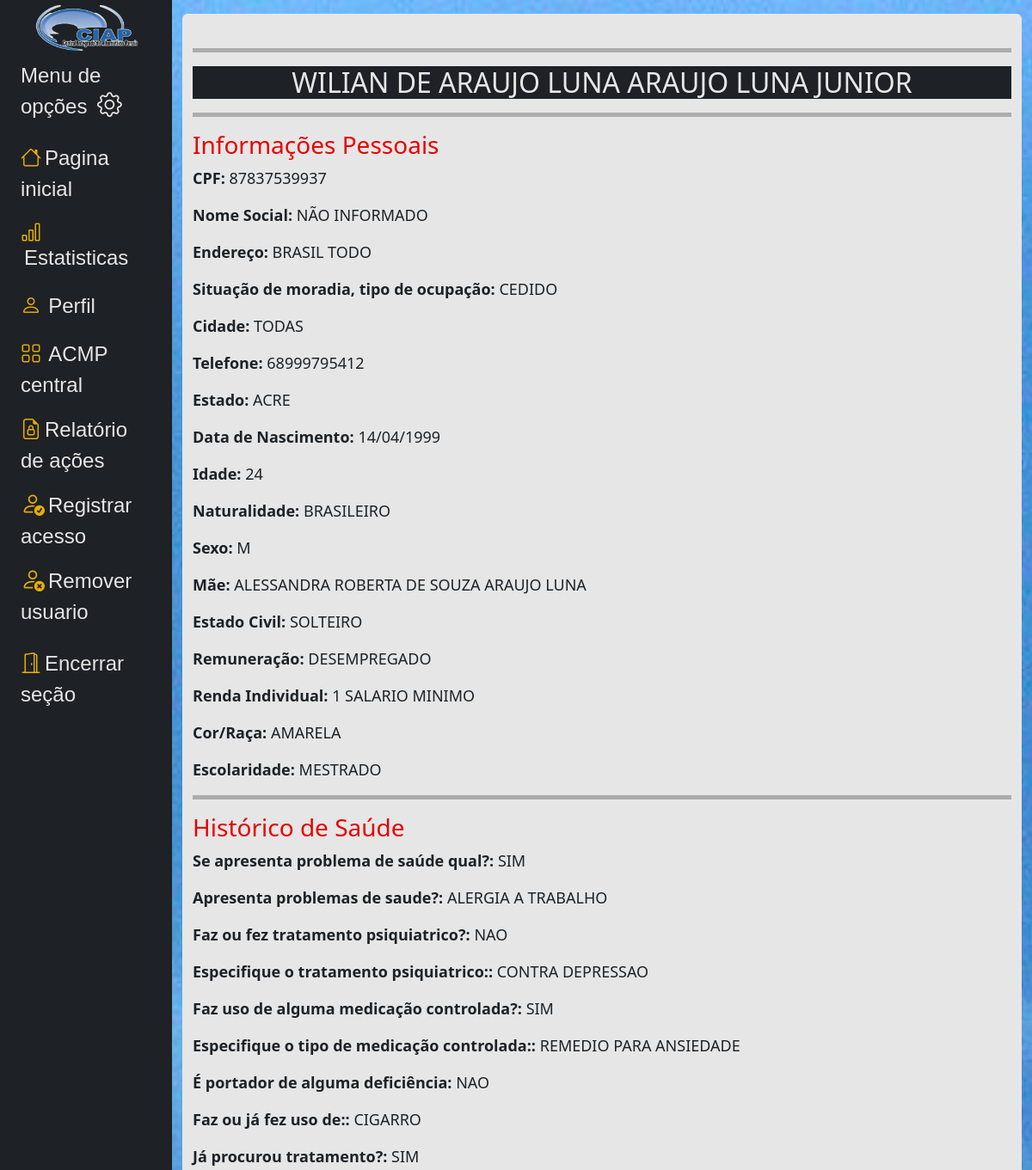
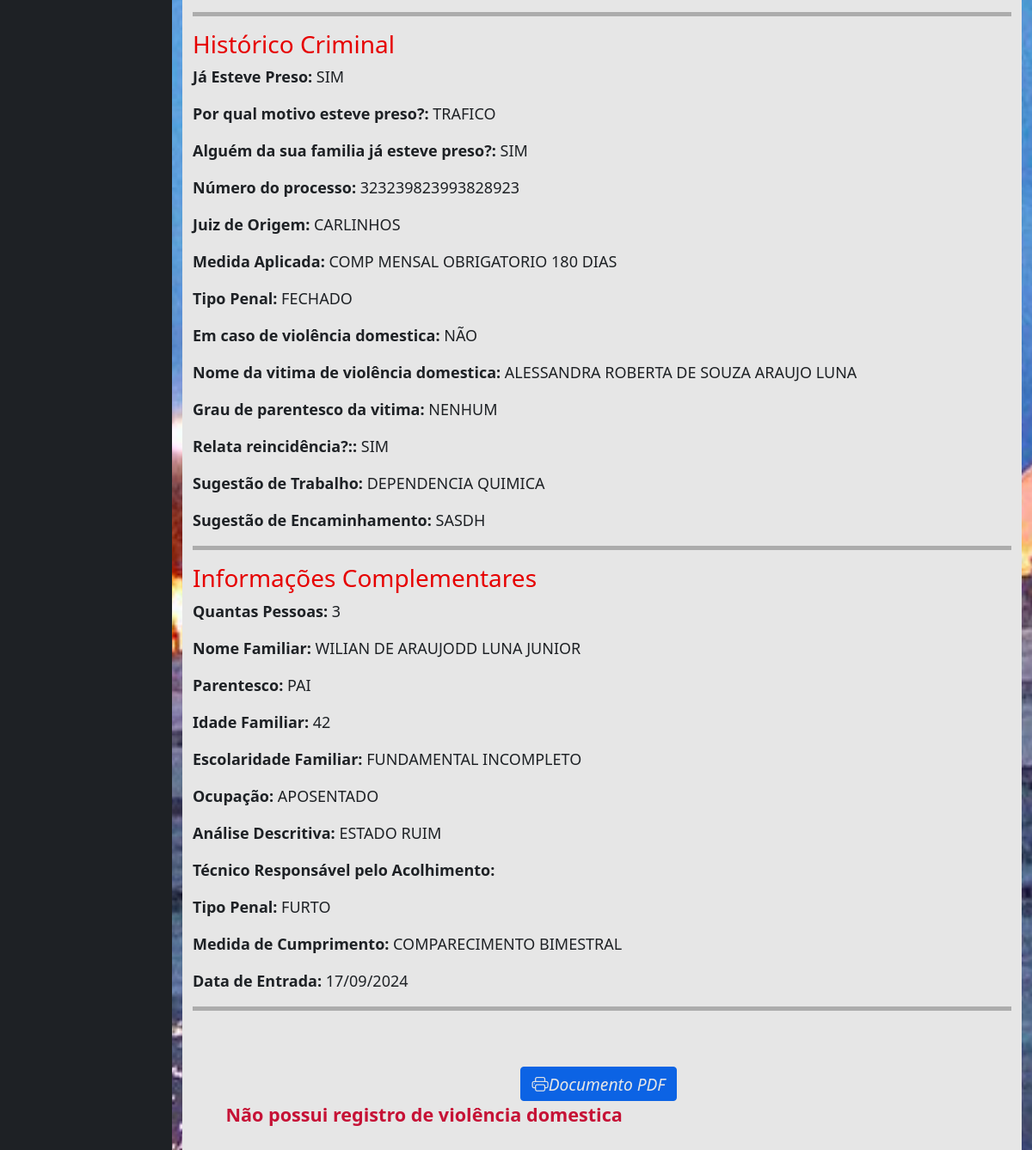
/base/buscar_nome/more_info/87837539937/, run on an earlier commit of the app's database (2 pictures, top to bottom).
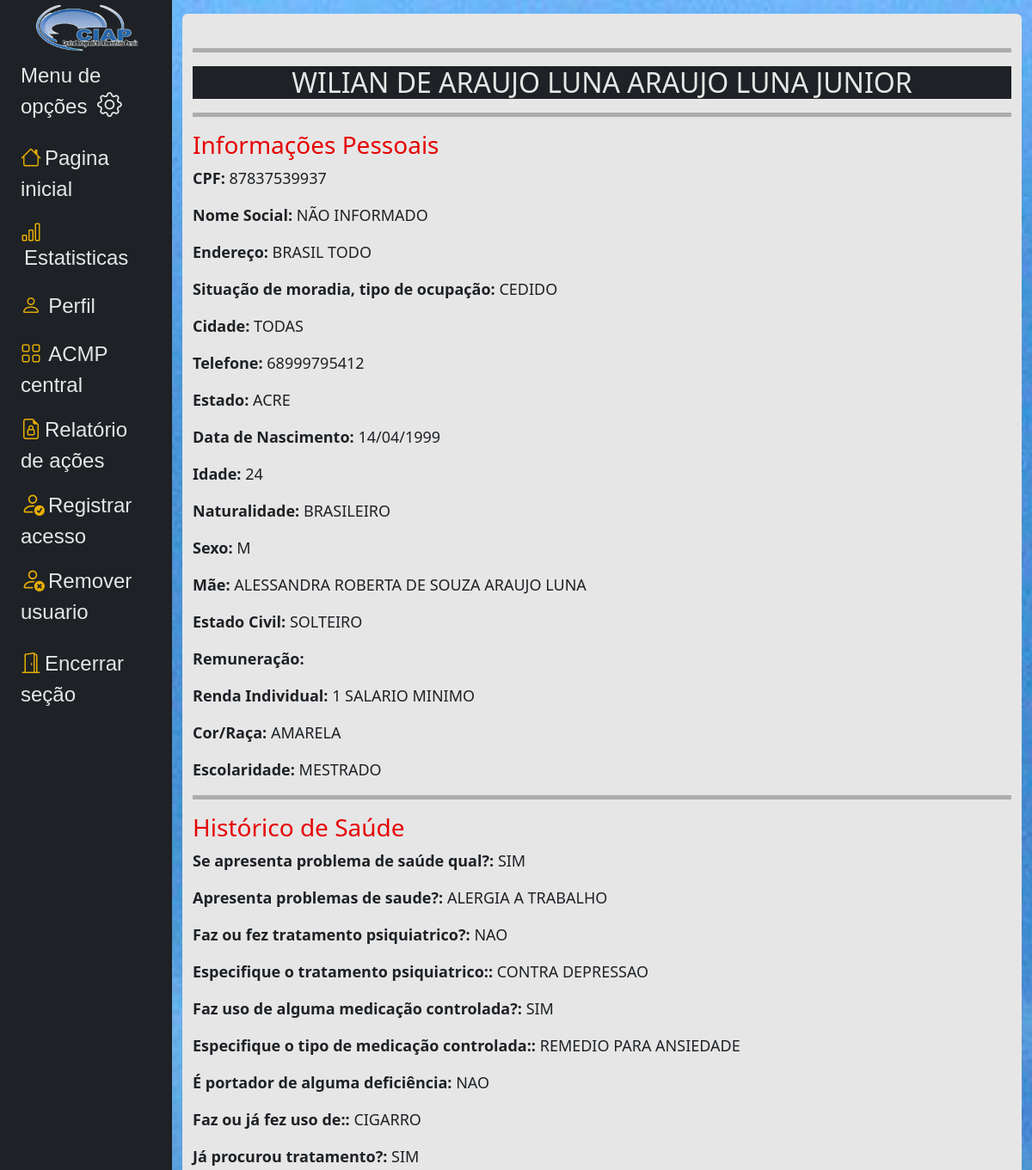
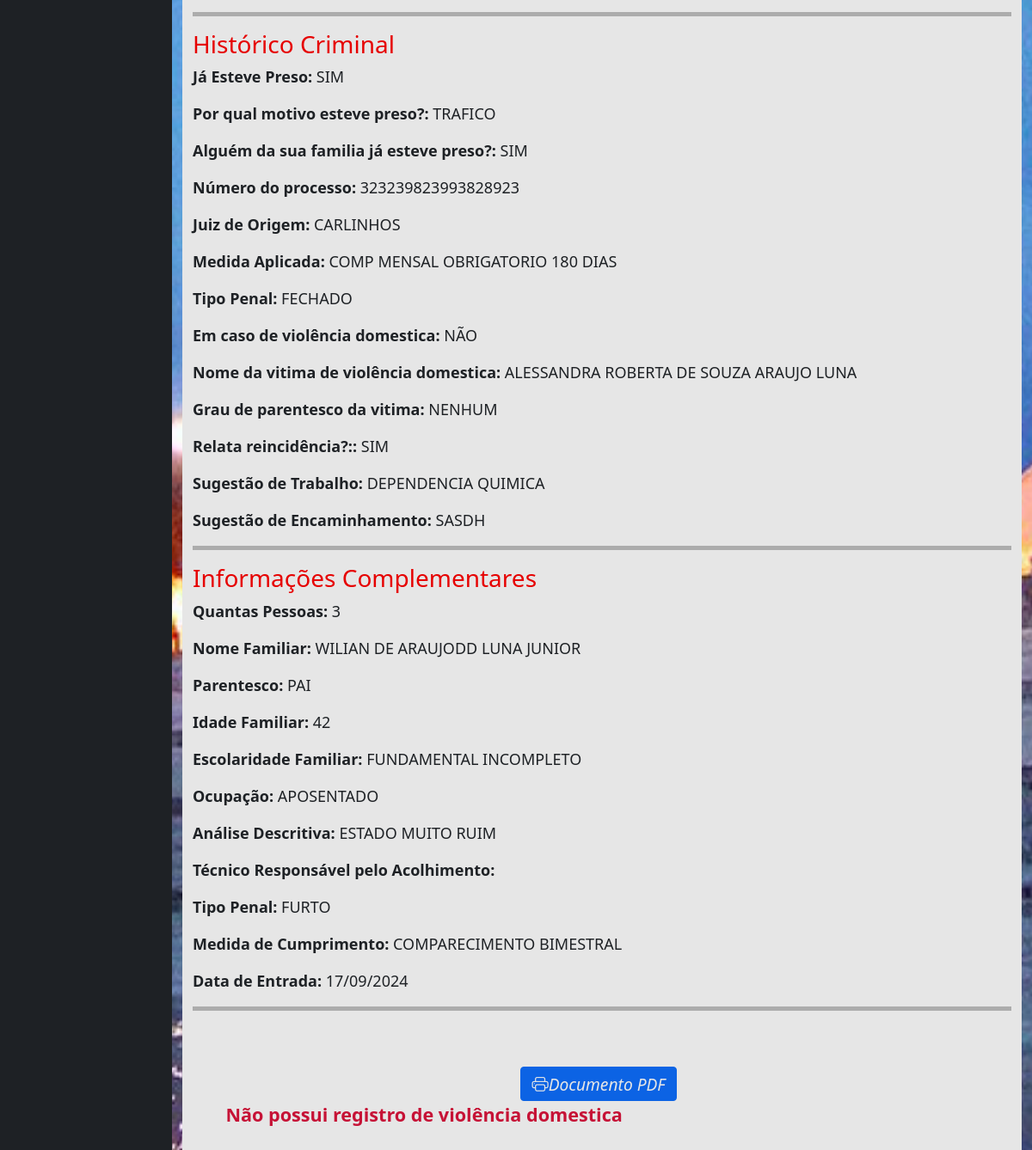
And on a later commit of the database (2 pictures, top to bottom).
### core/models.py (models this page shows, shortened)
class Cidadao(models.Model):
    unidade = models.CharField(
                        choices=c_unidade,
                        max_length=15,
                        null=False,
                        blank=False,
                        default='Não informado',
                        )
    cpf = models.CharField(max_length=11, primary_key=True, verbose_name='Cpf:', unique=True)
    nome = models.CharField(max_length=80, verbose_name='Nome completo:')
    nome_social = models.CharField(max_length=80, blank=True, null=True, verbose_name='Nome social:', default='Não definido')
    endereco = models.CharField(max_length=80, verbose_name='Endereço:')
    moradia_situacao = models.CharField(
                        max_length=15,
                        choices=c_moradia_situacao,
                        verbose_name='Situação de moradia, tipo de ocupação:',
                        blank=True,
                        null=True
                    )
    moradia_tipo = models.CharField(
                        max_length=9,
                        choices=c_moradia_tipo,
                        verbose_name='Tipo de moradia:',
                        blank=True,
                        null=True
                    )
    cidade = models.CharField(max_length=20, verbose_name='Cidade:')
    telefone = models.CharField(max_length=13, verbose_name='Telefone:')
    estado = models.CharField(
                    choices=c_estado,
                    verbose_name='Estado:',
                    max_length=19,
                    blank=False,
                    null=False,
                     )
    data_nascimento = models.DateField(blank=False, verbose_name='Data de Nascimento:')
    idade = models.CharField(max_length=3, verbose_name='Idade:')
    naturalidade = models.CharField(max_length=50, verbose_name='Naturalidade:')
    sexo = models.CharField(max_length=1, choices=c_sexo, default='selecione', verbose_name='Sexo:')
    mae = models.CharField(max_length=50, verbose_name='Nome da mãe:')
    estado_civil = models.CharField(choices=c_estado_civil,
                                    default='selecione',
                                    max_length=20)
    remuneracao = models.CharField(max_length=20, choices=c_remuneracao, blank=True, verbose_name='Remuneração:')
    renda_individual = models.CharField(max_length=50, choices=c_renda_invidual)
    cor_raca = models.CharField(max_length=8, choices=c_raca_cor, verbose_name='Cor/Raça:')
    escolaridade = models.CharField(
                                choices=c_escolaridade,
                                max_length=22,
                                default='selecione'
                                    )
    data_entrada = models.DateField(auto_now_add=True)
    class Meta:
        indexes = [
            models.Index(fields=['nome']),
        ]

class InformacoesComplementares(models.Model):
    cidadao = models.ForeignKey(Cidadao, on_delete=models.CASCADE, to_field='cpf', related_name='informacoes_complementares')
    quantas_pessoas = models.CharField(max_length=2, verbose_name='Quantas pessoas moram com você ? (inclua você na contagem)')
    nome_familiar = models.CharField(max_length=70, verbose_name='Nome de um familiar:')
    parentesco = models.CharField(max_length=100, default='', verbose_name='Grau de parentesco:')
    idade_familiar = models.CharField(max_length=3, verbose_name='Idade do familiar:', blank=True)  # Valor padrão definido
    escolaridade_familiar = models.CharField(
                                            choices=c_escolaridade,
                                            max_length=30,
                                            default='selecione',
                                            verbose_name='Grau de Escolaridade do familiar:')
    ocupacao = models.CharField(max_length=100, verbose_name='Ocupação:')
    analise_descritiva = models.CharField(max_length=300, verbose_name='Análise descritiva:')
    tip_penal = models.CharField(
                                    default='selecione',
                                    choices=c_tip_penal,
                                    max_length=30,
                                    verbose_name='Tipificação penal:'
                                )
    medida_cumprimento = models.CharField(
                                            default='selecione',
                                            max_length=50,
                                            choices=c_medida_cumprimento,
                                            verbose_name='Medida de cumprimento:',
                                            )
    motivo_saida = models.CharField(
                                    default='nao definido',
                                    choices=c_motivo_saida,
                                    max_length=40,
                                    verbose_name='Motivo de saida:'
                                    )

### core/views.py (the view)
# urls.py: path('base/buscar_nome/more_info/<str:cpf>/', views.more_info_view, name='more_info'),
def more_info_view(request, cpf):
    template_name = 'commons/include/more_info.html'
    cidadao = get_object_or_404(Cidadao, cpf=cpf)
    try:
        historico_saude = cidadao.historicos_saude.first()
        historico_criminal = cidadao.historicos_criminais.first()
        informacoes_complementares = cidadao.informacoes_complementares.first()
        form_acomp = cidadao.form_acompanhamento_central.first()
        form_violen = cidadao.form_violencia_domes.all()
    except DatabaseError:
        messages.error(request, 'Não foi possível localizar os dados no banco!')
    context = {
        'cidadao': cidadao,
        'historico_saude': historico_saude,
        'historico_criminal': historico_criminal,
        'informacoes_complementares': informacoes_complementares,
        'form_acomp_central': form_acomp,
        'form_violen': form_violen,
    }
    return render(request, template_name, context)

### templates/commons/include/more_info.html (shortened to what the changed rows need)
{% extends 'commons/include/new_base.html' %}
{% load static %}
{% block css %}
    <link href="{% static 'css/busca.css' %}" rel="stylesheet">
{% endblock %}
{% block content %}
    <div class="container rounded">
            {% if cidadao.cpf %}
            <br>
            <hr>
                <h2 class="text-center bg-dark text-white">{{ cidadao.nome }}</h2>
            <hr>
                <div class="section-title">
                    <h3>Informações Pessoais</h3>
                </div>
                <div class="info-item">
                    <p><strong>CPF:</strong> {{ cidadao.cpf }}</p>
                    <p><strong>Nome Social:</strong> {{ cidadao.nome_social }}</p>
                    <p><strong>Endereço:</strong> {{ cidadao.endereco }}</p>
                    <p><strong>Situação de moradia, tipo de ocupação:</strong> {{ cidadao.moradia_situacao }}</p>
                    <p><strong>Cidade:</strong> {{ cidadao.cidade }}</p>
                    <p><strong>Telefone:</strong> {{ cidadao.telefone }}</p>
                    <p><strong>Estado:</strong> {{ cidadao.estado }}</p>
                    <p><strong>Data de Nascimento:</strong> {{ cidadao.data_nascimento }}</p>
                    <p><strong>Idade:</strong> {{ cidadao.idade }}</p>
                    <p><strong>Naturalidade:</strong> {{ cidadao.naturalidade }}</p>
                    <p><strong>Sexo:</strong> {{ cidadao.sexo }}</p>
                    <p><strong>Mãe:</strong> {{ cidadao.mae }}</p>
                    <p><strong>Estado Civil:</strong> {{ cidadao.estado_civil }}</p>
                    <p><strong>Remuneração:</strong> {{ cidadao.remuneracao }}</p>
                    <p><strong>Renda Individual:</strong> {{ cidadao.renda_individual }}</p>
                    <p><strong>Cor/Raça:</strong> {{ cidadao.cor_raca }}</p>
                    <p><strong>Escolaridade:</strong> {{ cidadao.escolaridade }}</p>
                </div>
                <hr>
                <div class="section-title">
                    <h3>Histórico de Saúde</h3>
                </div>
                <div class="info-item">
                    {% if historico_saude %}
                        <p><strong>Se apresenta problema de saúde qual?:</strong> {{ historico_saude.saude }}</p>
                        <p><strong>Apresenta problemas de saude?:</strong> {{ historico_saude.saude_just }}</p>
                        <p><strong>Faz ou fez tratamento psiquiatrico?:</strong> {{ historico_saude.tratamento_psi }}</p>
                        <p><strong>Especifique o tratamento psiquiatrico::</strong> {{ historico_saude.tratamento_psi_jus }}</p>
                        <p><strong>Faz uso de alguma medicação controlada?:</strong> {{ historico_saude.medicacao_controlada }}</p>
                        <p><strong>Especifique o tipo de medicação controlada::</strong> {{ historico_saude.medicacao_controlada_jus }}</p>
                        <p><strong>É portador de alguma deficiência:</strong> {{ historico_saude.deficiencia }}</p>
                        <p><strong>Faz ou já fez uso de::</strong> {{ historico_saude.drogas_uso }}</p>
                        <p><strong>Já procurou tratamento?:</strong> {{ historico_saude.tratamento }}</p>
                    {% else %}
                        <p>Histórico de saúde não disponível.</p>
                    {% endif %}
                </div>
                <hr>
                <div class="section-title">
                    <h3>Histórico Criminal</h3>
                </div>
                <div class="info-item">
                    {% if historico_criminal %}
                        <p><strong>Já Esteve Preso:</strong> {{ historico_criminal.ja_esteve_preso }}</p>
                        <p><strong>Por qual motivo esteve preso?:</strong> {{ historico_criminal.prisao_justificativa }}</p>
                        <p><strong>Alguém da sua familia já esteve preso?:</strong> {{ historico_criminal.prisao_familiar }}</p>
                        <p><strong>Número do processo:</strong> {{ historico_criminal.numero_do_processo }}</p>
                        <p><strong>Juiz de Origem:</strong> {{ historico_criminal.juiz_de_origem }}</p>
                        <p><strong>Medida Aplicada:</strong> {{ historico_criminal.medida_aplicada }}</p>
                        <p><strong>Tipo Penal:</strong> {{ historico_criminal.tipo_penal }}</p>
                        <p><strong>Em caso de violência domestica:</strong> {{ historico_criminal.violencia_domestica }}</p>
                        <p><strong>Nome da vitima de violência domestica:</strong> {{ historico_criminal.violencia_dome_nome_vitima }}</p>
                        <p><strong>Grau de parentesco da vitima:</strong> {{ historico_criminal.grau_de_parentesco }}</p>
                        <p><strong>Relata reincidência?::</strong> {{ historico_criminal.reincidencia }}</p>
                        <p><strong>Sugestão de Trabalho:</strong> {{ historico_criminal.sugestao_de_trabalho }}</p>
                        <p><strong>Sugestão de Encaminhamento:</strong> {{ historico_criminal.sugest_encaminhamento }}</p>
                    {% else %}
                        <p>Histórico criminal não disponível.</p>
                    {% endif %}
                </div>
                <hr>
                <div class="section-title">
                    <h3>Informações Complementares</h3>
                </div>
                <div class="info-item">
                    {% if informacoes_complementares %}
                        <p><strong>Quantas Pessoas:</strong> {{ informacoes_complementares.quantas_pessoas }}</p>
                        <p><strong>Nome Familiar:</strong> {{ informacoes_complementares.nome_familiar }}</p>
                        <p><strong>Parentesco:</strong> {{ informacoes_complementares.parentesco }}</p>
                        <p><strong>Idade Familiar:</strong> {{ informacoes_complementares.idade_familiar }}</p>
                        <p><strong>Escolaridade Familiar:</strong> {{ informacoes_complementares.escolaridade_familiar }}</p>
                        <p><strong>Ocupação:</strong> {{ informacoes_complementares.ocupacao }}</p>
                        <p><strong>Análise Descritiva:</strong> {{ informacoes_complementares.analise_descritiva }}</p>
                        <p><strong>Técnico Responsável pelo Acolhimento:</strong> {{ informacoes_complementares.tecnico_responsavel }}</p>
                        <p><strong>Tipo Penal:</strong> {{ informacoes_complementares.tip_penal }}</p>
                        <p><strong>Medida de Cumprimento:</strong> {{ informacoes_complementares.medida_cumprimento }}</p>
                        <p><strong>Data de Entrada:</strong> {{ cidadao.data_entrada }}</p>
                    {% else %}
                        <p>Informações complementares não disponíveis.</p>
                    {% endif %}
                    <hr>
                    <br>
                    <div class="button-container bg-white rounded">
                        <a class="btn btn-primary mb-0 me-2" href="{% url 'imprimir_pdf' %}" target="_blank">
                            <i class="bi bi-printer">Documento PDF</i>
                        </a>
                    </div>
                <div class="violen_process">
                    {% if form_violen %}
                        <h3 class="d-flex justify-content-center">(PROCESSOS POR VIOLENCIA DOMESTICA)</h3>
                            {% for items in form_violen %}
                            <div class="container bg-dark d-flex justify-content-center mt-2 p-1" style="border: solid 1px; color: white; border-radius: 10px;">
                                <p><strong> Número do processo: =====>> </strong><a class="btn btn-info me-2" href="{% url 'violen_info' items.process_referente %}" value=" items.process_referente "> {{  items.process_referente }}</a></p>
                                <p>STATUS: <strong style="color: red;"> {{ items.status_process }} </strong></p>
                            </div>
                            {% endfor %}
                        {% else %}
                        <p><strong style="color: crimson; font-size: larger;" class="ms-5">Não possui registro de violência domestica</strong></p>
                    {% endif %}
                </div>
                <br>
            {% else %}
                <p class="text-center">Cidadão não encontrado.</p>
            {% endif %}
    </div>
{% endblock content %}

What changed in the data, as far as the page shows it:
changed Cidadao "WILIAN DE ARAUJO LUNA ARAUJO LUNA JUNIOR": remuneracao "DESEMPREGADO" → (not shown)
changed InformacoesComplementares "WILIAN DE ARAUJODD LUNA JUNIOR": analise_descritiva "ESTADO RUIM" → "ESTADO MUITO RUIM"
